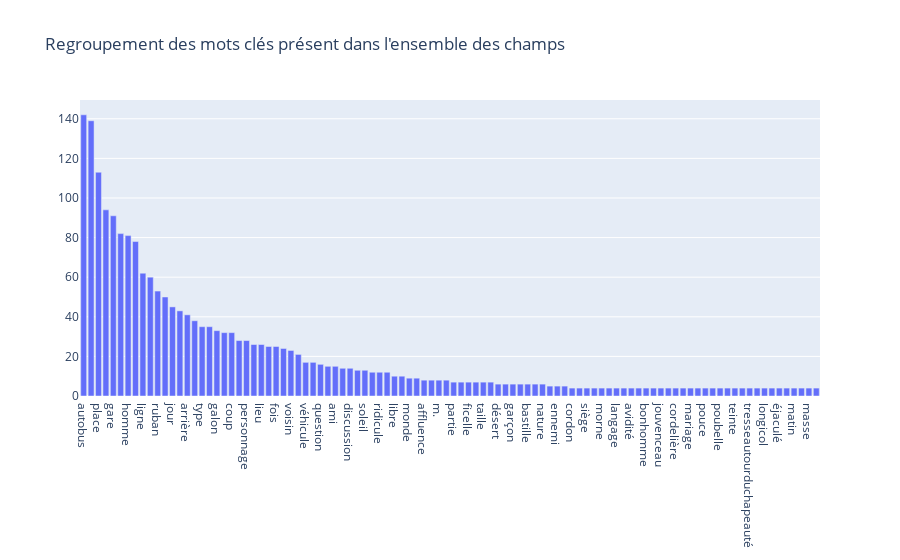

Here is the notebook cell this chart was saved with:
### Code cell
len(list_of_list_keywords)
communiste_list= list()
for list_keywords in list_of_list_keywords :
    for word in list_keywords :
        if word  in list_of_list_keywords[0] and word  in list_of_list_keywords[1] and word  in list_of_list_keywords[2] and word  in list_of_list_keywords[3]:
            communiste_list.append(word)



print("#############################################################")
print("Nombre de mots clés générer: "+str(len(list(set(communiste_list)))))
print("#############################################################")
print("\r")


collection_of_keywords=Counter(communiste_list)
print(collection_of_keywords)

#print(collection_of_keywords)
x=list(collection_of_keywords.keys())
y=list(collection_of_keywords.values())
fig = go.Figure([go.Bar(x=x[:100], y=y[:100])])
fig.update_layout(barmode='stack', xaxis={'categoryorder':'total descending'}, title="Regroupement des mots clés présent dans l'ensemble des champs")

### Figure 1 — Plotly figure (JSON) as saved in the notebook; plotly's stock layout.template omitted (floating-point values rounded to 4 significant figures)
{"data": [{"x": ["type", "cordon", "chapeau", "question", "ruban", "voisin", "affluence", "cou", "heure", "ligne", "s", "place", "terrasse", "arrière", "cour", "véhicule", "siège", "autobus", "jeune", "homme", "air", "compagnie", "camarade", "monsieur", "côté", "carapace", "grand", "morne", "désert", "jour", "protestation", "poulet", "tas", "langage", "porteur", "avidité", "rome", "voyageur", "fois", "bête", "garçon", "lieu", "bonhomme", "damoiseau", "partie", "plein", "soleil", "lâche", "ficelle", "ridicule", "jouvenceau", "point", "feutre", "libre", "traction", "coup", "cordelière", "gare", "voix", "ami", "atmosphère", "c.", "r.", "ennemi", "m.", "mariage", "bastille", "dot", "personnage", "pouce", "étrange", "jeunesse", "poubelle", "charnier", "taille", "direction", "saint-lazare", "descente", "monde", "teinte", "aubergine", "nature", "conversation", "parc", "monceau", "discussion", "tresseautourduchapeauté", "morveux", "longicol", "spatiotemporalité", "éjaculé", "bousculapparaissez", "midi", "matin", "soir", "galon", "sol", "masse", "forme", "chair"], "y": [35, 4, 94, 16, 53, 23, 8, 139, 35, 62, 82, 113, 4, 41, 26, 17, 4, 142, 78, 81, 24, 17, 15, 25, 13, 4, 38, 4, 6, 45, 4, 6, 5, 4, 4, 4, 32, 28, 25, 4, 6, 26, 4, 4, 7, 12, 13, 7, 7, 12, 4, 21, 6, 10, 4, 32, 4, 91, 7, 15, 10, 4, 8, 5, 8, 4, 6, 4, 28, 4, 6, 4, 4, 4, 7, 12, 60, 8, 9, 4, 4, 6, 14, 7, 5, 14, 4, 4, 4, 4, 4, 4, 43, 4, 4, 33, 9, 4, 50, 4], "type": "bar"}], "layout": {"xaxis": {"categoryorder": "total descending"}, "barmode": "stack", "title": {"text": "Regroupement des mots clés présent dans l'ensemble des champs"}}}
